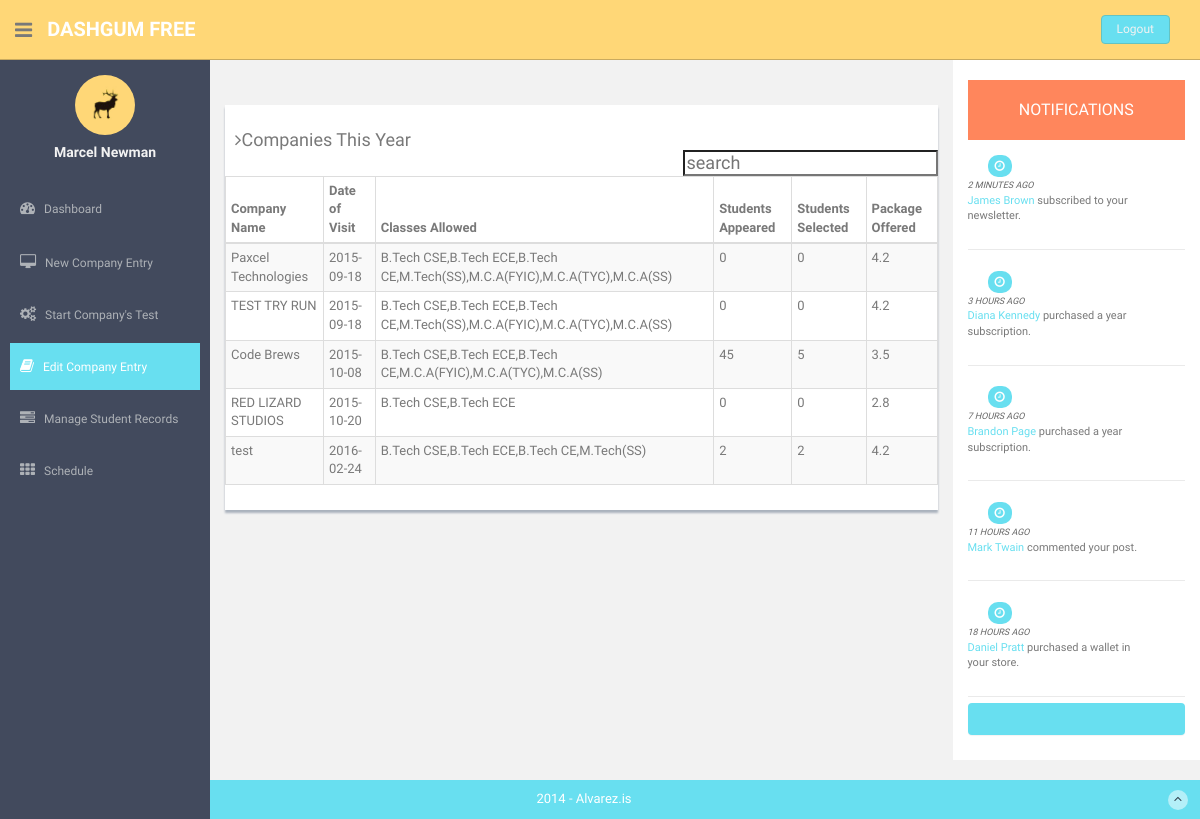
Before: /admin/companies.php (signed in) with the older database file.
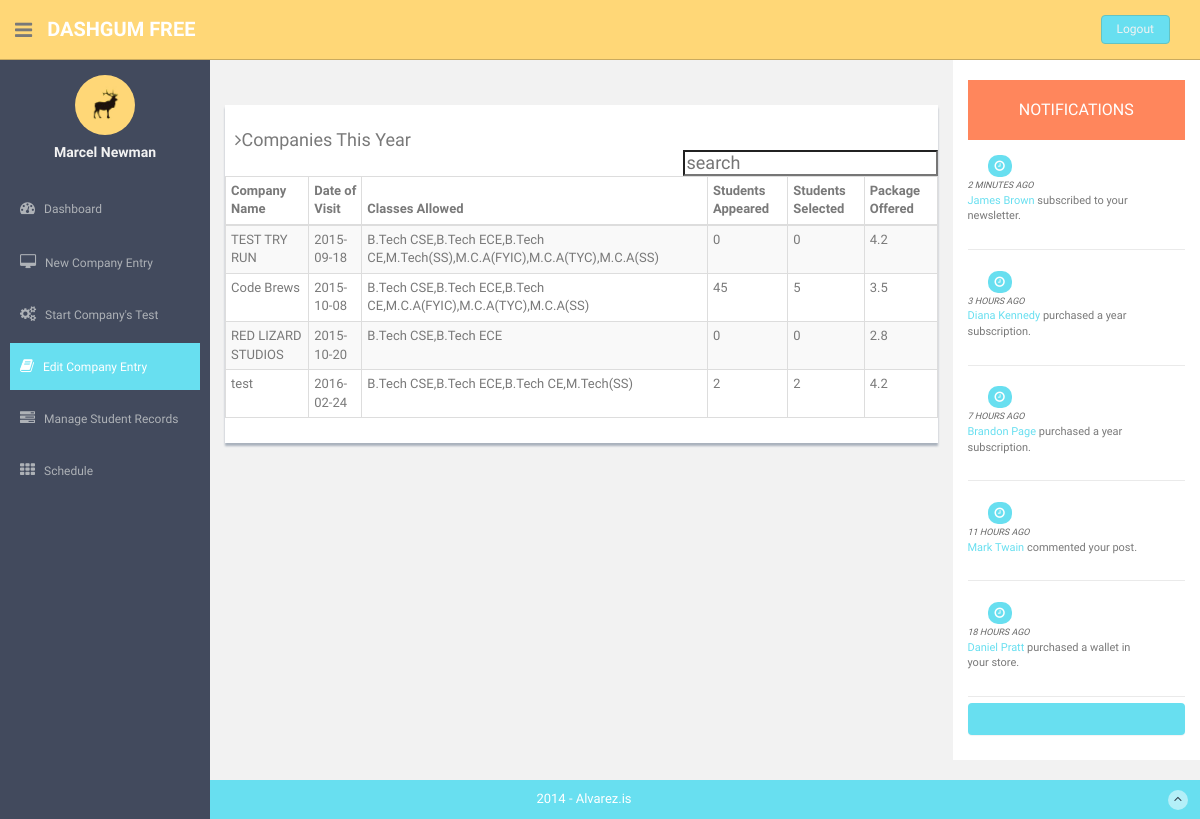
After: the same page with the newer database file.
### tables this page shows
CREATE TABLE `companies` (
  `id` smallint(6) NOT NULL,
  `company_name` varchar(30) NOT NULL,
  `year` year(4) NOT NULL COMMENT 'Batch which was allowed',
  `start_date` date NOT NULL,
  `end_date` date NOT NULL,
  `classesAllowed` varchar(100) NOT NULL,
  `CTC` varchar(20) NOT NULL,
  `status` tinyint(4) NOT NULL DEFAULT '0' COMMENT 'to c if test is started or not',
  `url` varchar(1000) NOT NULL
);

### admin/companies.php (the view, shortened to what this page needs)
<?php
  if(isset($_SESSION['isLogin']) && $_SESSION['isLogin']==1){
  require_once('../include/constants.php');
?>
<!DOCTYPE html>
<html lang="en">
  <head>
    <link href="../assets/css/bootstrap.css" rel="stylesheet">
    <link href="../assets/font-awesome/css/font-awesome.css" rel="stylesheet" />
    <link href="../assets/css/style.css" rel="stylesheet">
    <link href="../assets/css/style-responsive.css" rel="stylesheet">
    <link href="../assets/css/table-responsive.css" rel="stylesheet">
  </head>
  <body>
  <section id="container" >
      <header class="header black-bg">
              <div class="sidebar-toggle-box">
                  <div class="fa fa-bars tooltips" data-placement="right" data-original-title="Toggle Navigation"></div>
              </div>
            <a href="index.html" class="logo"><b>DASHGUM FREE</b></a>
            <div class="top-menu">
            	<ul class="nav pull-right top-menu">
                    <li><a class="logout" href="logout.php">Logout</a></li>
            	</ul>
            </div>
        </header>
     <aside>
          <div id="sidebar"  class="nav-collapse ">
              <ul class="sidebar-menu" id="nav-accordion">
              	  <p class="centered"><a href="profile.html"><img src="assets/img/ui-sam.jpg" class="img-circle" width="60"></a></p>
              	  <h5 class="centered">Marcel Newman</h5>
                  <li class="mt">
                      <a href="dashboard.php">
                          <i class="fa fa-dashboard"></i>
                          <span>Dashboard</span>
                      </a>
                  </li>
                  <li class="sub-menu">
                      <a href="registerCompany.php" >
                          <i class="fa fa-desktop"></i>
                          <span>New Company Entry</span>
                      </a>
                  </li>
                  <li class="sub-menu">
                      <a href="startTest.php" >
                          <i class="fa fa-cogs"></i>
                          <span>Start Company's Test</span>
                      </a>
                  </li>
                  <li class="sub-menu">
                      <a class="active" href="companies.php" >
                          <i class="fa fa-book"></i>
                          <span>Edit Company Entry</span>
                      </a>
                  </li>
                  <li class="sub-menu">
                      <a href="students.php" >
                          <i class="fa fa-tasks"></i>
                          <span>Manage Student Records</span>
                      </a>
                  </li>
                  <li class="sub-menu">
                      <a href="javascript:;" >
                          <i class="fa fa-th"></i>
                          <span>Schedule</span>
                      </a>
                  </li>
              </ul>
          </div>
      </aside>
		<section id="main-content">
          <section class="wrapper">
              <div class="row">
                  <div class="col-lg-9 main-chart">
        <div class="row mt">
              <div class="col-lg-12">
                      <div class="content-panel">
              <h4><i class="fa fa-angle-right"></i>Companies This Year
                <form action="search.php" type="POST">
                  <input type="search" class="pull-right" name="key" placeholder="search" >
                </form>
                </h4>
                          <section id="no-more-tables">
                                    <?php
                                      $q = "SELECT * FROM `companies` where `year`='".CURRENT_BATCH."'";
                                      $res= mysqli_query($connect , $q);
                                      if(mysqli_num_rows($res)>0){
                                    ?>
                              <table class="table table-bordered table-striped table-condensed cf">
                                  <thead class="cf">
                                  <tr>
                                      <th>Company Name</th>
                                      <th class="numeric">Date of Visit</th>
                                      <th class="numeric">Classes Allowed</th>
                                      <th class="numeric">Students Appeared</th>
                                      <th class="numeric">Students Selected</th>
                                      <th class="numeric">Package Offered</th>
                                  </tr>
                                  </thead>
                                  <tbody>
                                     <?php
                                      $char= array('|');
                                        while( $row = mysqli_fetch_assoc($res)){
                                          $attendance =  "SELECT count(*) as present FROM `attendance` where `company_id`='".$row['id']."'";
                                          $res1= mysqli_query($connect , $attendance);
                                          $num_appeared = mysqli_fetch_assoc($res1)['present'];
                                          $selected =  "SELECT count(*) as selected FROM `attendance` where `company_id`='".$row['id']."' and `status`='1' ";
                                          $res1= mysqli_query($connect , $selected);
                                          $num_selected = mysqli_fetch_assoc($res1)['selected'];
                                     ?>
                                  <tr>
                                      <td data-title="Company Name"><?php echo $row['company_name']?></td>
                                      <td class="numeric" data-title="Date of Visit"><?php echo $row['start_date']?></td>
                                      <td class="numeric" data-title="Classes Allowed">
                                        <?php
                                      if(!empty($row['classesAllowed'])){
                                              echo str_replace($char ,  ',', $row['classesAllowed']);
                                          }else{
                                            echo '-N.A-';
                                          }
                                      ?></td>
                                      <td class="numeric" data-title="Students Appeared"><?php echo $num_appeared; ?></td>
                                      <td class="numeric" data-title="Students Selected"><?php echo $num_selected; ?></td>
                                      <td class="numeric" data-title="Package Offered"><?php
                                      if(!empty($row['CTC']))
                                        echo $row['CTC'];
                                      else
                                        echo '-N.A-';
                                      ?></td>
                                  </tr>
                                  <?php
                                  }
                                ?>
                                  </tbody>
                              </table>
                                <?php
                              }else{
                                echo "<br/><br/><center>No Companies have visited this year.</center>";
                              }
                                ?>
                          </section>
                      </div>
                  </div>
              </div>
                  </div>
                  <div class="col-lg-3 ds">
						<h3>NOTIFICATIONS</h3>
                      <div class="desc">
                      	<div class="thumb">
                      		<span class="badge bg-theme"><i class="fa fa-clock-o"></i></span>
                      	</div>
                      	<div class="details">
                      		<p><muted>2 Minutes Ago</muted><br/>
                      		   <a href="#">James Brown</a> subscribed to your newsletter.<br/>
                      		</p>
                      	</div>
                      </div>
                      <div class="desc">
                      	<div class="thumb">
                      		<span class="badge bg-theme"><i class="fa fa-clock-o"></i></span>
                      	</div>
                      	<div class="details">
                      		<p><muted>3 Hours Ago</muted><br/>
                      		   <a href="#">Diana Kennedy</a> purchased a year subscription.<br/>
                      		</p>
                      	</div>
                      </div>
                      <div class="desc">
                      	<div class="thumb">
                      		<span class="badge bg-theme"><i class="fa fa-clock-o"></i></span>
                      	</div>
                      	<div class="details">
                      		<p><muted>7 Hours Ago</muted><br/>
                      		   <a href="#">Brandon Page</a> purchased a year subscription.<br/>
                      		</p>
                      	</div>
                      </div>
                      <div class="desc">
                      	<div class="thumb">
                      		<span class="badge bg-theme"><i class="fa fa-clock-o"></i></span>
                      	</div>
                      	<div class="details">
                      		<p><muted>11 Hours Ago</muted><br/>
                      		   <a href="#">Mark Twain</a> commented your post.<br/>
                      		</p>
                      	</div>
                      </div>
                      <div class="desc">
                      	<div class="thumb">
                      		<span class="badge bg-theme"><i class="fa fa-clock-o"></i></span>
                      	</div>
                      	<div class="details">
                      		<p><muted>18 Hours Ago</muted><br/>
                      		   <a href="#">Daniel Pratt</a> purchased a wallet in your store.<br/>
                      		</p>
                      	</div>
                      </div>
                        <div id="calendar" class="mb">
                            <div class="panel green-panel no-margin">
                                <div class="panel-body">
                                </div>
                            </div>
                        </div>
                  </div>
              </div>
          </section>
      </section>
      <footer class="site-footer">
          <div class="text-center">
              2014 - Alvarez.is
              <a href="blank.html#" class="go-top">
                  <i class="fa fa-angle-up"></i>
              </a>
          </div>
      </footer>
  </section>
  </body>
</html>
<?php
  }else{
    header('Location: index.php');
  }
?>

### assets/css/style.css (style rules this page uses)
body { color: #797979; background: #f2f2f2; font-family: 'Ruda', sans-serif; padding: 0px !important; margin: 0px !important; font-size:13px; }
ul li { list-style: none; }
a, a:hover, a:focus { text-decoration: none; outline: none; }
#container { width: 100%; height: 100%; }
.bg-theme { background-color: #68dff0; }
.centered { text-align: center; }
.mt { margin-top: 25px; }
.mb { margin-bottom: 25px; }
.no-margin { margin: 0 !important; }
ul.top-menu > li > .logout { color: #f2f2f2; font-size: 12px; border-radius: 4px; -webkit-border-radius: 4px; border: 1px solid #64c3c2 !important; padding: 5px 15px; margin-right: 15px; background: #68dff0; margin-top: 15px; }
#sidebar { width: 210px; height: 100%; position: fixed; background: #424a5d; }
#sidebar h5 { color: #f2f2f2; font-weight: 700; }
#sidebar ul li { position: relative; }
ul.sidebar-menu , ul.sidebar-menu li ul.sub { margin: -2px 0 0; padding: 0; }
ul.sidebar-menu { margin-top: 75px; }
ul.sidebar-menu li { margin-bottom: 5px; margin-left:10px; margin-right:10px; }
ul.sidebar-menu li.sub-menu { line-height: 15px; }
ul.sidebar-menu li a span { display: inline-block; }
ul.sidebar-menu li a { color: #aeb2b7; text-decoration: none; display: block; padding: 15px 0 15px 10px; font-size: 12px; outline: none; -webkit-transition: all 0.3s ease; -moz-transition: all 0.3s ease; -o-transition: all 0.3s ease; -ms-transition: all 0.3s ease; transition: all 0.3s ease; }
ul.sidebar-menu li a.active, ul.sidebar-menu li a:hover, ul.sidebar-menu li a:focus { background: #68dff0; color: #fff; display: block; -webkit-transition: all 0.3s ease; -moz-transition: all 0.3s ease; -o-transition: all 0.3s ease; -ms-transition: all 0.3s ease; transition: all 0.3s ease; }
ul.sidebar-menu li a i { font-size: 15px; padding-right: 6px; }
ul.sidebar-menu li a.active i { color: #fff; }
#main-content { margin-left: 210px; }
.header, .footer { min-height: 60px; padding: 0 15px; }
.header { position: fixed; left: 0; right: 0; z-index: 1002; }
.black-bg { background: #ffd777; border-bottom: 1px solid #c9aa5f; }
.wrapper { display: inline-block; margin-top: 60px; padding-left: 15px; padding-right: 15px; padding-bottom: 15px; padding-top: 0px; width: 100%; }
a.logo { font-size: 20px; color: #ffffff; float: left; margin-top: 15px; text-transform: uppercase; }
a.logo b { font-weight: 900; }
#top_menu .nav > li, ul.top-menu > li { float: left; }
ul.top-menu > li > a { color: #666666; font-size: 16px; border-radius: 4px; -webkit-border-radius: 4px; border:1px solid #666666 !important; padding: 2px 6px; margin-right: 15px; }
.sidebar-toggle-box { float: left; padding-right: 15px; margin-top: 20px; }
.sidebar-toggle-box .fa-bars { cursor: pointer; display: inline-block; font-size: 20px; }
.ds { background: #ffffff; padding-top: 20px; }
.ds h3 { color: #ffffff; font-size: 16px; padding: 0 10px; line-height: 60px; height: 60px; margin: 0; background: #ff865c; text-align: center; }
.ds i { font-size: 12px; line-height: 16px; }
.ds .desc { border-bottom: 1px solid #eaeaea; display: inline-block; padding: 15px 0; width: 100%; }
.ds .thumb { width: 30px; margin: 0 10px 0 20px; display: block; float: left; }
.ds .details { width: 170px; float: left; }
.ds > .desc p { font-size: 11px; }
.ds p > muted { font-size: 9px; text-transform: uppercase; font-style: italic; color: #666666 }
.ds a { color: #68dff0; }
.main-chart { padding-top: 20px; }
.green-panel { text-align: center; background: #68dff0; }
.content-panel { background: #ffffff; box-shadow: 0px 3px 2px #aab2bd; padding-top: 15px; padding-bottom: 5px; }
.content-panel h4 { margin-left: 10px; }
#calendar { color: white; padding: 0px !important; }
.site-footer { background: #68dff0; color: #fff; padding: 10px 0; }
.go-top { margin-right: 1%; float: right; background: rgba(255,255,255,.5); width: 20px; height: 20px; border-radius: 50%; -webkit-border-radius: 50%; }
.go-top i { color: #2A3542; }

Changed rows visible on the page:
no longer on this page (row edited): companies: company_name "Paxcel Technologies", start_date "2015-09-18", classesAllowed "B.Tech CSE,B.Tech ECE,B.Tech CE,M.Tech(SS),M.C.A(FYIC),M.C.A(TYC),M.C.A(SS)", num_appeared "0", num_selected "0", CTC "4.2"
